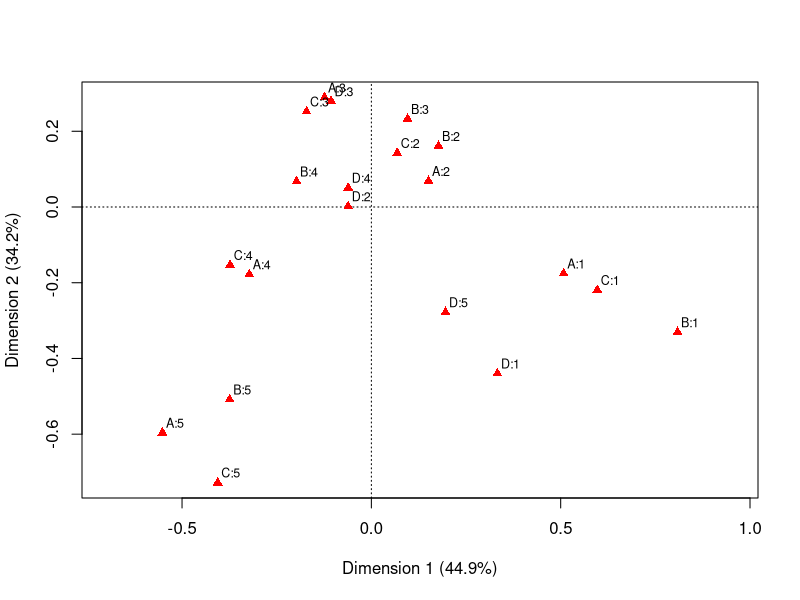

Generate this figure with R:
library(ca)


### Name: plot.mjca
### Title: Plotting 2D maps in multiple and joint correspondence analysis
### Aliases: plot.mjca

### ** Examples

data("wg93")

# A two-dimensional map with standard settings
plot(mjca(wg93[,1:4]))
